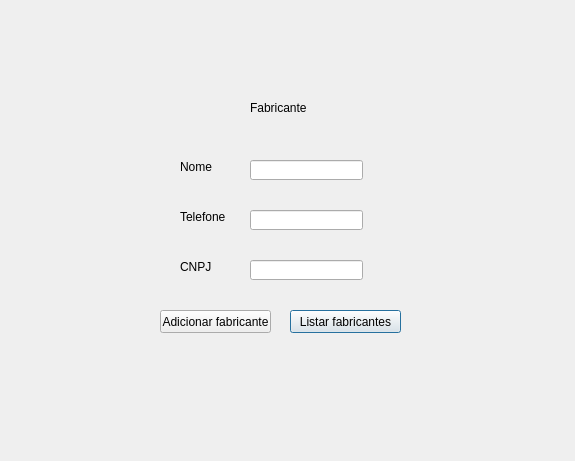
<?xml version="1.0" encoding="UTF-8"?>
<ui version="4.0">
 <class>Dialog</class>
 <widget class="QDialog" name="Dialog">
  <property name="geometry">
   <rect>
    <x>0</x>
    <y>0</y>
    <width>575</width>
    <height>461</height>
   </rect>
  </property>
  <property name="windowTitle">
   <string>Dialog</string>
  </property>
  <widget class="QLineEdit" name="lineEdit_9">
   <property name="geometry">
    <rect>
     <x>250</x>
     <y>260</y>
     <width>113</width>
     <height>20</height>
    </rect>
   </property>
  </widget>
  <widget class="QLabel" name="label_14">
   <property name="geometry">
    <rect>
     <x>180</x>
     <y>210</y>
     <width>47</width>
     <height>13</height>
    </rect>
   </property>
   <property name="text">
    <string>Telefone</string>
   </property>
  </widget>
  <widget class="QLineEdit" name="lineEdit_8">
   <property name="geometry">
    <rect>
     <x>250</x>
     <y>210</y>
     <width>113</width>
     <height>20</height>
    </rect>
   </property>
  </widget>
  <widget class="QPushButton" name="pushButton_9">
   <property name="geometry">
    <rect>
     <x>290</x>
     <y>310</y>
     <width>111</width>
     <height>23</height>
    </rect>
   </property>
   <property name="text">
    <string>Listar fabricantes</string>
   </property>
  </widget>
  <widget class="QLabel" name="label_12">
   <property name="geometry">
    <rect>
     <x>250</x>
     <y>100</y>
     <width>61</width>
     <height>16</height>
    </rect>
   </property>
   <property name="text">
    <string>Fabricante</string>
   </property>
  </widget>
  <widget class="QLabel" name="label_13">
   <property name="geometry">
    <rect>
     <x>180</x>
     <y>160</y>
     <width>47</width>
     <height>13</height>
    </rect>
   </property>
   <property name="text">
    <string>Nome</string>
   </property>
  </widget>
  <widget class="QPushButton" name="pushButton_5">
   <property name="geometry">
    <rect>
     <x>160</x>
     <y>310</y>
     <width>111</width>
     <height>23</height>
    </rect>
   </property>
   <property name="text">
    <string>Adicionar fabricante</string>
   </property>
  </widget>
  <widget class="QLabel" name="label_15">
   <property name="geometry">
    <rect>
     <x>180</x>
     <y>260</y>
     <width>47</width>
     <height>13</height>
    </rect>
   </property>
   <property name="text">
    <string>CNPJ</string>
   </property>
  </widget>
  <widget class="QLineEdit" name="lineEdit_7">
   <property name="geometry">
    <rect>
     <x>250</x>
     <y>160</y>
     <width>113</width>
     <height>20</height>
    </rect>
   </property>
  </widget>
 </widget>
 <resources/>
 <connections/>
</ui>
